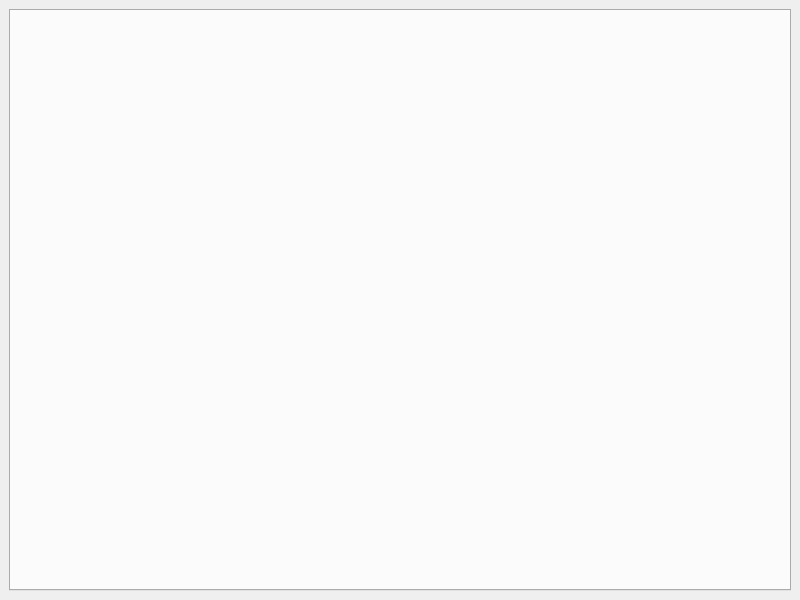
<?xml version="1.0" encoding="UTF-8"?>
<ui version="4.0">
 <class>BrowserWindow</class>
 <widget class="QMainWindow" name="BrowserWindow">
  <property name="geometry">
   <rect>
    <x>0</x>
    <y>0</y>
    <width>800</width>
    <height>600</height>
   </rect>
  </property>
  <property name="windowTitle">
   <string>MainWindow</string>
  </property>
  <widget class="QWidget" name="centralwidget">
   <layout class="QHBoxLayout" name="horizontalLayout_2">
    <item>
     <layout class="QVBoxLayout" name="mainLayout">
      <item>
       <widget class="QTabWidget" name="tabWidget">
        <property name="tabsClosable">
         <bool>true</bool>
        </property>
        <property name="movable">
         <bool>true</bool>
        </property>
       </widget>
      </item>
     </layout>
    </item>
   </layout>
  </widget>
  <action name="actionCopy">
   <property name="text">
    <string>&amp;Copy</string>
   </property>
   <property name="toolTip">
    <string>Copies notes to the internal clipboard, and copies their text to the regular clipboard.</string>
   </property>
   <property name="shortcut">
    <string>Ctrl+C</string>
   </property>
  </action>
  <action name="actionPaste">
   <property name="text">
    <string>&amp;Paste</string>
   </property>
   <property name="toolTip">
    <string>Pastes the notes from the internal clipboard.</string>
   </property>
   <property name="shortcut">
    <string>Ctrl+V</string>
   </property>
  </action>
  <action name="actionCut">
   <property name="text">
    <string>Cut</string>
   </property>
   <property name="toolTip">
    <string>See the tooltip of &quot;Copy&quot;</string>
   </property>
   <property name="shortcut">
    <string>Ctrl+X</string>
   </property>
  </action>
  <action name="actionUndo">
   <property name="text">
    <string>&amp;Undo</string>
   </property>
   <property name="toolTip">
    <string>Reverts the last action. The max is 30 undo steps. (note there is no Redo for now)</string>
   </property>
   <property name="shortcut">
    <string>Ctrl+Z</string>
   </property>
  </action>
  <action name="actionHelp">
   <property name="text">
    <string>&amp;Help</string>
   </property>
   <property name="toolTip">
    <string>Shows the help notefile.</string>
   </property>
   <property name="shortcut">
    <string>F1</string>
   </property>
  </action>
  <action name="actionAdd_new">
   <property name="checkable">
    <bool>false</bool>
   </property>
   <property name="text">
    <string>&amp;Add another folder</string>
   </property>
  </action>
  <action name="actionRemove_current">
   <property name="text">
    <string>&amp;Remove current</string>
   </property>
   <property name="toolTip">
    <string>Remove the current folder (does not delete the notefiles from the disk)</string>
   </property>
  </action>
  <action name="actionEdit_note">
   <property name="text">
    <string>&amp;Edit note</string>
   </property>
   <property name="shortcut">
    <string>E</string>
   </property>
  </action>
  <action name="actionNew_note">
   <property name="text">
    <string>&amp;New note</string>
   </property>
   <property name="toolTip">
    <string>Create a new note</string>
   </property>
   <property name="shortcut">
    <string>N</string>
   </property>
  </action>
  <action name="actionNew_notefile">
   <property name="checkable">
    <bool>false</bool>
   </property>
   <property name="checked">
    <bool>false</bool>
   </property>
   <property name="text">
    <string>&amp;New notefile</string>
   </property>
   <property name="toolTip">
    <string>Create a new notefile on the disk and open it to add notes.</string>
   </property>
   <property name="shortcut">
    <string>Ctrl+N</string>
   </property>
  </action>
  <action name="actionMake_link">
   <property name="text">
    <string>&amp;Make link</string>
   </property>
   <property name="toolTip">
    <string>Link notes with arrows to visualize their connections.</string>
   </property>
   <property name="shortcut">
    <string>L</string>
   </property>
  </action>
  <action name="actionNext_notefile">
   <property name="text">
    <string>Next notefile</string>
   </property>
   <property name="toolTip">
    <string>Switch to the next notefile in the alphabetical order.</string>
   </property>
   <property name="shortcut">
    <string>Ctrl+PgUp</string>
   </property>
  </action>
  <action name="actionPrevious_notefile">
   <property name="text">
    <string>Previous notefile</string>
   </property>
   <property name="toolTip">
    <string>Switch to the previous notefile in thealphabetical order.</string>
   </property>
   <property name="shortcut">
    <string>Ctrl+PgDown</string>
   </property>
  </action>
  <action name="actionDelete_selected">
   <property name="text">
    <string>&amp;Delete selected</string>
   </property>
   <property name="toolTip">
    <string>Delete selected notes.</string>
   </property>
   <property name="shortcut">
    <string>Del</string>
   </property>
  </action>
  <action name="actionZoom_in">
   <property name="text">
    <string>&amp;Zoom in</string>
   </property>
   <property name="toolTip">
    <string>Change the height of the viewpoint over the canvas.</string>
   </property>
   <property name="shortcut">
    <string>PgDown</string>
   </property>
  </action>
  <action name="actionZoom_out">
   <property name="text">
    <string>Zoom &amp;out</string>
   </property>
   <property name="toolTip">
    <string>Change the height of the viewpoint over the canvas.</string>
   </property>
   <property name="shortcut">
    <string>PgUp</string>
   </property>
  </action>
  <action name="actionMake_this_view_point_default_for_the_notefile">
   <property name="text">
    <string>&amp;Make this view point default for the notefile</string>
   </property>
   <property name="toolTip">
    <string>Fix the current viewpoint (height excluded) in the notefile as default on program start.</string>
   </property>
  </action>
  <action name="actionMake_this_notefile_appear_first_on_program_start">
   <property name="text">
    <string>Make this notefile appear first &amp;on program start</string>
   </property>
   <property name="toolTip">
    <string>Marks the notefile as default on program start for its folder.</string>
   </property>
  </action>
  <action name="actionClose">
   <property name="text">
    <string>Close</string>
   </property>
   <property name="shortcut">
    <string>Q</string>
   </property>
  </action>
  <action name="actionBulgarian">
   <property name="text">
    <string>Български</string>
   </property>
  </action>
  <action name="actionEnglish">
   <property name="text">
    <string>&amp;English</string>
   </property>
   <property name="toolTip">
    <string>Change the language to english.</string>
   </property>
  </action>
  <action name="actionClear_settings_and_exit">
   <property name="text">
    <string>&amp;Clear settings and exit</string>
   </property>
   <property name="toolTip">
    <string>Clear program settings and kill this instance.</string>
   </property>
  </action>
  <action name="actionRename_notefile">
   <property name="text">
    <string>&amp;Rename notefile</string>
   </property>
   <property name="toolTip">
    <string>Also changes all of the notes that link to it to the new name.</string>
   </property>
  </action>
  <action name="actionDelete_notefile">
   <property name="text">
    <string>&amp;Delete notefile</string>
   </property>
   <property name="toolTip">
    <string>Delete the notefile permanetly (on the disk too).</string>
   </property>
   <property name="shortcut">
    <string>Ctrl+Del</string>
   </property>
  </action>
  <action name="actionColor_blue">
   <property name="text">
    <string>&amp;Color blue</string>
   </property>
   <property name="shortcut">
    <string>1</string>
   </property>
  </action>
  <action name="actionColor_green">
   <property name="text">
    <string>Color &amp;green</string>
   </property>
   <property name="shortcut">
    <string>2</string>
   </property>
  </action>
  <action name="actionColor_red">
   <property name="text">
    <string>Color &amp;red</string>
   </property>
   <property name="shortcut">
    <string>3</string>
   </property>
  </action>
  <action name="actionColor_black">
   <property name="text">
    <string>Color &amp;black</string>
   </property>
   <property name="shortcut">
    <string>4</string>
   </property>
  </action>
  <action name="actionMove_down">
   <property name="text">
    <string>&amp;Move down</string>
   </property>
   <property name="shortcut">
    <string>Down</string>
   </property>
  </action>
  <action name="actionMove_up">
   <property name="text">
    <string>Move &amp;up</string>
   </property>
   <property name="shortcut">
    <string>Up</string>
   </property>
  </action>
  <action name="actionMove_left">
   <property name="text">
    <string>Move &amp;left</string>
   </property>
   <property name="shortcut">
    <string>Left</string>
   </property>
  </action>
  <action name="actionMove_right">
   <property name="text">
    <string>Move &amp;right</string>
   </property>
   <property name="shortcut">
    <string>Right</string>
   </property>
  </action>
  <action name="actionSearch">
   <property name="checkable">
    <bool>true</bool>
   </property>
   <property name="text">
    <string>&amp;Search </string>
   </property>
   <property name="toolTip">
    <string>Search in all notes. Click in the results shown under the search field to go to the note.</string>
   </property>
   <property name="shortcut">
    <string>Ctrl+F</string>
   </property>
  </action>
  <action name="actionSelect_all_notes">
   <property name="text">
    <string>S&amp;elect all notes</string>
   </property>
   <property name="shortcut">
    <string>Ctrl+A</string>
   </property>
  </action>
  <action name="actionJump_to_nearest_note">
   <property name="text">
    <string>&amp;Jump to nearest note</string>
   </property>
   <property name="shortcut">
    <string>Ctrl+J</string>
   </property>
  </action>
  <action name="actionDetails">
   <property name="text">
    <string>Details</string>
   </property>
   <property name="shortcut">
    <string>Ctrl+D</string>
   </property>
  </action>
  <action name="actionAbout">
   <property name="text">
    <string>&amp;About</string>
   </property>
  </action>
  <action name="actionSelect_note_under_mouse">
   <property name="text">
    <string>Select note under mouse</string>
   </property>
   <property name="shortcut">
    <string>Return</string>
   </property>
  </action>
  <action name="actionCreate_note_from_the_clipboard_text">
   <property name="text">
    <string>Create &amp;note from the clipboard text</string>
   </property>
   <property name="toolTip">
    <string>Create note from the text in the regular clipboard.</string>
   </property>
   <property name="shortcut">
    <string>Ctrl+Shift+V</string>
   </property>
  </action>
  <action name="actionTransparent_background">
   <property name="text">
    <string>&amp;Transparent background</string>
   </property>
   <property name="toolTip">
    <string>Changes only the background color of the note to be transparent.</string>
   </property>
   <property name="shortcut">
    <string>5</string>
   </property>
  </action>
  <action name="actionSet_this_height_as_default">
   <property name="text">
    <string>&amp;Set this height as default</string>
   </property>
   <property name="toolTip">
    <string>Set the current height as default for all files on startup.</string>
   </property>
   <property name="statusTip">
    <string>Set the current height as default for all files on startup.</string>
   </property>
   <property name="whatsThis">
    <string>Set the current height as default for all files on startup.</string>
   </property>
  </action>
  <action name="actionCopy_donation_address">
   <property name="text">
    <string>&amp;Copy donation address</string>
   </property>
  </action>
  <action name="actionSelect_all_red_notes">
   <property name="text">
    <string>Se&amp;lect all red notes</string>
   </property>
   <property name="shortcut">
    <string>Ctrl+R</string>
   </property>
  </action>
  <action name="actionRedo">
   <property name="text">
    <string>&amp;Redo</string>
   </property>
   <property name="shortcut">
    <string>Ctrl+Shift+Z</string>
   </property>
  </action>
  <action name="actionCheck_for_updates">
   <property name="checkable">
    <bool>true</bool>
   </property>
   <property name="checked">
    <bool>false</bool>
   </property>
   <property name="text">
    <string>Check for updates</string>
   </property>
  </action>
  <action name="actionDownload_it">
   <property name="text">
    <string>Download it</string>
   </property>
  </action>
  <action name="actionGotoTab1">
   <property name="text">
    <string>gotoTab1</string>
   </property>
   <property name="shortcut">
    <string>Ctrl+1</string>
   </property>
  </action>
  <action name="actionGotoTab2">
   <property name="text">
    <string>gotoTab2</string>
   </property>
   <property name="shortcut">
    <string>Ctrl+2</string>
   </property>
  </action>
  <action name="actionSwitch_to_the_last_note_file">
   <property name="text">
    <string>S&amp;witch to the last note file</string>
   </property>
   <property name="shortcut">
    <string>Backspace</string>
   </property>
  </action>
  <action name="actionExport_all_as_web_notes">
   <property name="text">
    <string>&amp;Export all as web notes</string>
   </property>
  </action>
  <action name="actionToggle_tags_view">
   <property name="checkable">
    <bool>true</bool>
   </property>
   <property name="text">
    <string>Toggle tags view</string>
   </property>
   <property name="shortcut">
    <string>Ctrl+T</string>
   </property>
  </action>
  <action name="actionToggle_tag">
   <property name="text">
    <string>Toggle tag</string>
   </property>
   <property name="shortcut">
    <string>T</string>
   </property>
  </action>
  <action name="actionUse_JSON_format">
   <property name="text">
    <string>Use JSON format</string>
   </property>
  </action>
  <action name="actionMigrate_to_JSON_format">
   <property name="text">
    <string>Migrate to JSON format</string>
   </property>
  </action>
 </widget>
 <resources/>
 <connections>
  <connection>
   <sender>actionClose</sender>
   <signal>triggered()</signal>
   <receiver>actionToggle_tag</receiver>
   <slot>toggle()</slot>
   <hints>
    <hint type="sourcelabel">
     <x>-1</x>
     <y>-1</y>
    </hint>
    <hint type="destinationlabel">
     <x>-1</x>
     <y>-1</y>
    </hint>
   </hints>
  </connection>
 </connections>
 <slots>
  <slot>edit_note()</slot>
  <slot>new_note()</slot>
  <slot>new_nf()</slot>
  <slot>make_link()</slot>
  <slot>next_nf()</slot>
  <slot>prev_nf()</slot>
  <slot>delete_selected()</slot>
  <slot>zoom_out()</slot>
  <slot>zoom_in()</slot>
  <slot>toggle_help()</slot>
  <slot>undo()</slot>
  <slot>copy()</slot>
  <slot>paste()</slot>
  <slot>cut()</slot>
  <slot>make_viewpoint_default()</slot>
  <slot>make_nf_default()</slot>
  <slot>add_new_folder()</slot>
  <slot>remove_current_folder()</slot>
  <slot>set_lang_bg()</slot>
  <slot>set_lang_en()</slot>
  <slot>clear_settings_and_exit()</slot>
  <slot>rename_nf()</slot>
  <slot>delete_nf()</slot>
  <slot>col_blue()</slot>
  <slot>col_green()</slot>
  <slot>col_red()</slot>
  <slot>col_black()</slot>
  <slot>move_down()</slot>
  <slot>move_up()</slot>
  <slot>move_left()</slot>
  <slot>move_right()</slot>
  <slot>select_all_notes()</slot>
  <slot>new_note_from_clipboard()</slot>
  <slot>col_transparent_background()</slot>
  <slot>make_current_viewpoint_height_default()</slot>
  <slot>copy_BTC_address()</slot>
 </slots>
</ui>
